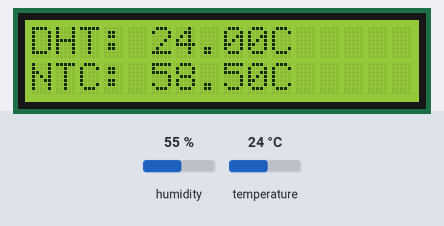
The sketch below on a simulated Arduino Uno, built with avr-gcc and run on an emulated ATmega328P. On the bench: 16×2 character LCD. The test bench sets the inputs (shaded band); at power-on: temperature 24 °C, humidity 55 %. What the sketch prints to the serial monitor is not drawn.

Above: at 3.7 s.
3.8 s: temperature set to 12 °C
At 6.2 s:
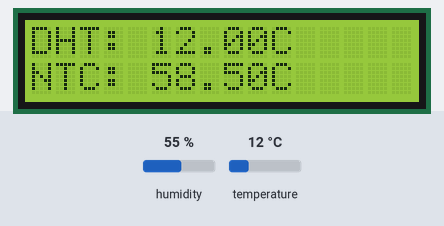
6.7 s: temperature set to 19 °C
At 8.2 s:
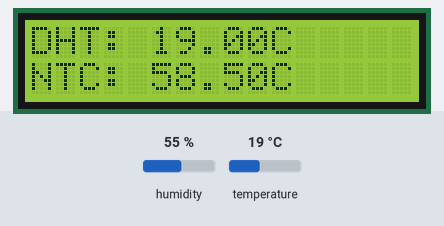
9.6 s: temperature set to 28 °C
At 12.2 s:
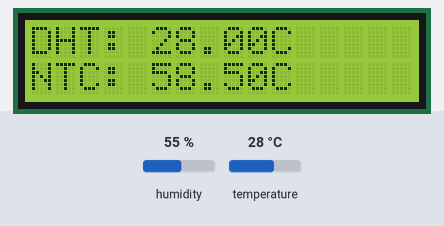
Timing chart, 0 to 13.7 s (numbered marks = the images above; inputs shaded):
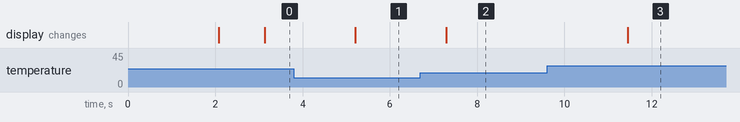

The sketch:

DTH11_LCD_FisicaAplicada.ino
```cpp
// Libreria DHT Sensor Library by Adafruit
// Libreria LiquidCrystal I2C by Frank de Brabander
#include <Wire.h>
#include <LiquidCrystal_I2C.h>
#include <DHT.h>
#include <math.h>

LiquidCrystal_I2C lcd(0x27, 16, 2);

#define DHTPIN 5
#define DHTTYPE DHT11
DHT dht(DHTPIN, DHTTYPE);

// Función para convertir resistencia NTC (Ohm) a temperatura (°C)
double ntcResistanceToTemp(double R) {
  const double A = 1.009249522e-03;
  const double B = 2.378405444e-04;
  const double C = 2.019202697e-07;

  double logR = log(R);
  double tempK = 1.0 / (A + B * logR + C * pow(logR, 3)); // Temperatura en Kelvin
  double tempC = tempK - 273.15;                           // A °C
  return round(tempC * 2.0) / 2.0;                         // Redondear a pasos de 0.5
}

void setup() {
  Serial.begin(9600);
  dht.begin();
  lcd.init();
  lcd.backlight();
  lcd.setCursor(0, 0);
  lcd.print("Iniciando...");
  delay(2000);
  lcd.clear();
}

void loop() {
  delay(1000);

  // Leemos la humedad y temperatura del DHT11
  float h = dht.readHumidity();
  float t = dht.readTemperature();

  if (isnan(h) || isnan(t)) {
    Serial.println("Error obteniendo los datos del sensor DHT11");
    lcd.clear();
    lcd.setCursor(0, 0);
    lcd.print("Error!...");
    return;
  }

  // Simulación de resistencia NTC para prueba
  double resistenciaNTC = 3000.0; // <-- Se mod por una lectura analógica real
  double temperaturaNTC = ntcResistanceToTemp(resistenciaNTC);

  // Imprimir en Serial Monitor
  Serial.print("DHT Temp: ");
  Serial.print(t);
  Serial.print("°C | Hum: ");
  Serial.print(h);
  Serial.print("% | NTC Temp: ");
  Serial.print(temperaturaNTC);
  Serial.println("°C");

  // Mostrar en pantalla
  lcd.clear();
  lcd.setCursor(0, 0);
  lcd.print("DHT: ");
  lcd.print(t);
  lcd.print("C");

  lcd.setCursor(0, 1);
  lcd.print("NTC: ");
  lcd.print(temperaturaNTC);
  lcd.print("C");
}
```

Measured:
- after the input at 3.8 s, the display: changes after 1.4 s (image 1)
- after the input at 6.7 s, the display: changes after 0.59 s (image 2)
- after the input at 9.6 s, the display: changes after 1.8 s (image 3)
